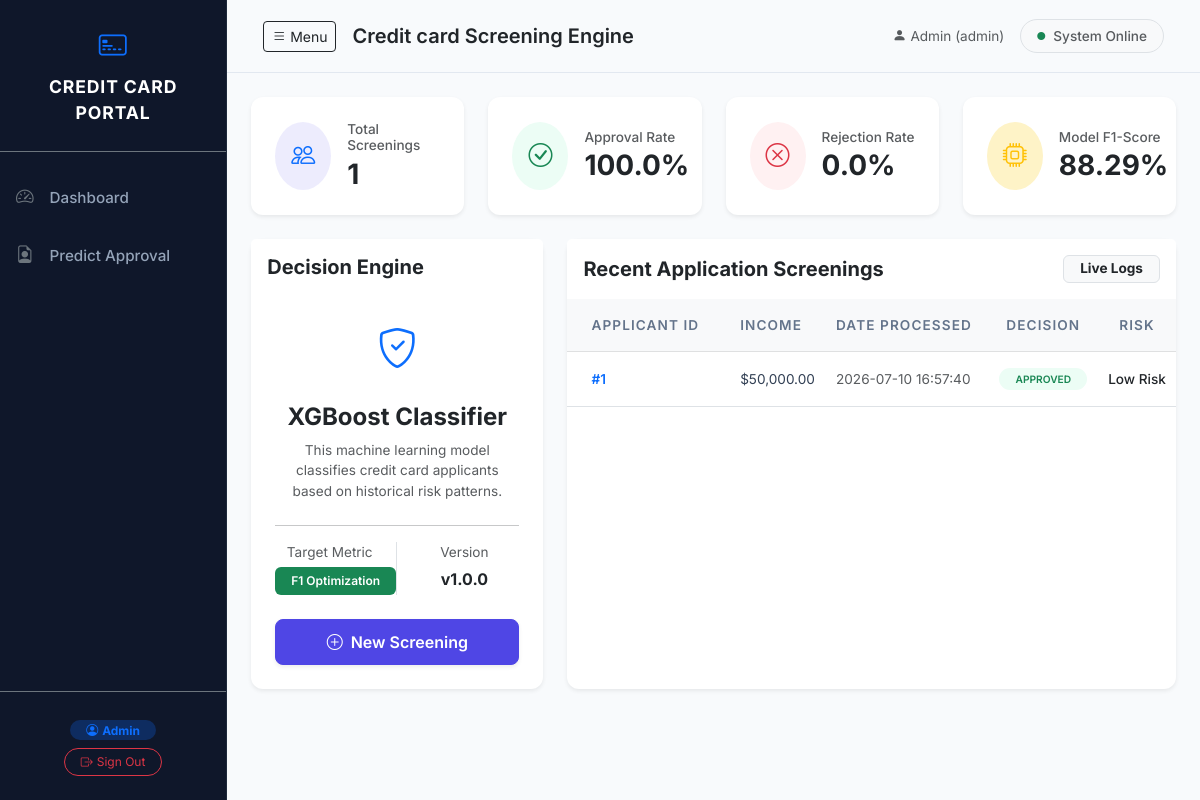
Screenshot of / (signed in) with the database file from the repository.
### app.py (models this page shows, shortened)
class User(UserMixin, db.Model):
    __tablename__ = 'Users'
    UserID   = db.Column(db.Integer, primary_key=True, autoincrement=True)
    Name     = db.Column(db.String(100), nullable=False)
    Email    = db.Column(db.String(150), nullable=False, unique=True)
    Password = db.Column(db.String(255), nullable=False)
    Role     = db.Column(db.String(50), nullable=False, default='analyst')
    applicants = db.relationship('ApplicantDetail', backref='user', lazy=True)

class MLModel(db.Model):
    __tablename__ = 'ML_Model'
    ModelID       = db.Column(db.Integer, primary_key=True, autoincrement=True)
    ModelName     = db.Column(db.String(100), nullable=False)
    AlgorithmType = db.Column(db.String(100), nullable=False)
    Accuracy      = db.Column(db.Float, nullable=False)
    MoreFile      = db.Column(db.String(255), default=None)
    predictions = db.relationship('ApprovalPrediction', backref='model', lazy=True)

class ApprovalPrediction(db.Model):
    __tablename__ = 'Approval_Prediction'
    PredictionID   = db.Column(db.Integer, primary_key=True, autoincrement=True)
    ApplicantID    = db.Column(db.Integer, db.ForeignKey('Applicant_Details.ApplicantID'), nullable=False, unique=True)
    ModelID        = db.Column(db.Integer, db.ForeignKey('ML_Model.ModelID'), nullable=False)
    ApprovalResult = db.Column(db.String(20), nullable=False)
    RiskCategory   = db.Column(db.String(50), nullable=False)
    PredictionDate = db.Column(db.DateTime, nullable=False, default=lambda: datetime.now(timezone.utc))

class ApplicantDetail(db.Model):
    __tablename__ = 'Applicant_Details'
    ApplicantID      = db.Column(db.Integer, primary_key=True, autoincrement=True)
    UserID           = db.Column(db.Integer, db.ForeignKey('Users.UserID'), nullable=False)
    Gender           = db.Column(db.String(10), nullable=False, default='Unknown')
    OwnCar           = db.Column(db.String(5), nullable=False, default='N')
    OwnRealty        = db.Column(db.String(5), nullable=False, default='N')
    ChildrenCount    = db.Column(db.Integer, nullable=False, default=0)
    IncomeTotal      = db.Column(db.Float, nullable=False, default=0.0)
    IncomeType       = db.Column(db.String(50), nullable=False)
    EducationType    = db.Column(db.String(100), nullable=False)
    FamilyStatus     = db.Column(db.String(50), nullable=False)
    HousingType      = db.Column(db.String(50), nullable=False)
    DaysBirth        = db.Column(db.Integer, nullable=False, default=0)
    EmploymentDays   = db.Column(db.Integer, nullable=False)
    WorkPhone        = db.Column(db.Integer, nullable=False, default=0)
    Phone            = db.Column(db.Integer, nullable=False, default=0)
    EmailFlag        = db.Column(db.Integer, nullable=False, default=0)
    OccupationType   = db.Column(db.String(100), nullable=False, default='Unknown')
    FamilyMembersCount = db.Column(db.Float, nullable=False, default=1.0)
    credit_histories = db.relationship('CreditHistory', backref='applicant', lazy=True)
    prediction = db.relationship('ApprovalPrediction', backref='applicant', uselist=False, lazy=True)

### app.py (the view)
@app.route('/')
@login_required
def home():
    try:
        total_applicants = ApplicantDetail.query.count()
        total_predictions = ApprovalPrediction.query.count()
        approved_count = ApprovalPrediction.query.filter_by(ApprovalResult='Approved').count()
        rejected_count = ApprovalPrediction.query.filter_by(ApprovalResult='Rejected').count()
        approval_rate = (approved_count / total_predictions * 100) if total_predictions > 0 else 0.0
        rejection_rate = (rejected_count / total_predictions * 100) if total_predictions > 0 else 0.0
        active_model = MLModel.query.first()
        model_name = active_model.ModelName if active_model else "N/A"
        model_accuracy = active_model.Accuracy if active_model else 0.0
        recent_predictions = (
            db.session.query(ApprovalPrediction, ApplicantDetail)
            .join(ApplicantDetail, ApprovalPrediction.ApplicantID == ApplicantDetail.ApplicantID)
            .order_by(ApprovalPrediction.PredictionDate.desc())
            .limit(5)
            .all()
        )
        stats = {
            "total_applicants": total_applicants,
            "total_predictions": total_predictions,
            "approval_rate": round(approval_rate, 2),
            "rejection_rate": round(rejection_rate, 2),
            "model_name": model_name,
            "model_accuracy": round(model_accuracy * 100, 2),
            "model_f1": round(model_accuracy * 100, 2),
            "recent_predictions": recent_predictions
        }
        return render_template('home.html', stats=stats)
    except Exception as e:
        logger.error(f"Error serving dashboard homepage: {e}")
        return f"Database is initializing or encountered an error. Details: {e}", 500

### templates/home.html (shortened to what this page needs)
{% extends 'base.html' %}
{% block content %}
<div class="row g-4 mb-4">
    <div class="col-12 col-sm-6 col-xl-3">
        <div class="card border-0 shadow-sm card-hover h-100">
            <div class="card-body p-4 d-flex align-items-center">
                <div class="rounded-circle bg-primary-light p-3 me-3 text-primary">
                    <i class="bi bi-people fs-4"></i>
                </div>
                <div>
                    <h6 class="text-muted mb-1 fw-medium fs-7">Total Screenings</h6>
                    <h3 class="mb-0 fw-bold text-dark">{{ stats.total_predictions }}</h3>
                </div>
            </div>
        </div>
    </div>
    <div class="col-12 col-sm-6 col-xl-3">
        <div class="card border-0 shadow-sm card-hover h-100">
            <div class="card-body p-4 d-flex align-items-center">
                <div class="rounded-circle bg-success-light p-3 me-3 text-success">
                    <i class="bi bi-check-circle fs-4"></i>
                </div>
                <div>
                    <h6 class="text-muted mb-1 fw-medium fs-7">Approval Rate</h6>
                    <h3 class="mb-0 fw-bold text-dark">{{ stats.approval_rate }}%</h3>
                </div>
            </div>
        </div>
    </div>
    <div class="col-12 col-sm-6 col-xl-3">
        <div class="card border-0 shadow-sm card-hover h-100">
            <div class="card-body p-4 d-flex align-items-center">
                <div class="rounded-circle bg-danger-light p-3 me-3 text-danger">
                    <i class="bi bi-x-circle fs-4"></i>
                </div>
                <div>
                    <h6 class="text-muted mb-1 fw-medium fs-7">Rejection Rate</h6>
                    <h3 class="mb-0 fw-bold text-dark">{{ stats.rejection_rate }}%</h3>
                </div>
            </div>
        </div>
    </div>
    <div class="col-12 col-sm-6 col-xl-3">
        <div class="card border-0 shadow-sm card-hover h-100">
            <div class="card-body p-4 d-flex align-items-center">
                <div class="rounded-circle bg-warning-light p-3 me-3 text-warning">
                    <i class="bi bi-cpu fs-4"></i>
                </div>
                <div>
                    <h6 class="text-muted mb-1 fw-medium fs-7">Model F1-Score</h6>
                    <h3 class="mb-0 fw-bold text-dark">{{ stats.model_f1 }}%</h3>
                </div>
            </div>
        </div>
    </div>
</div>
<div class="row g-4">
    <div class="col-12 col-lg-4">
        <div class="card border-0 shadow-sm h-100">
            <div class="card-header bg-white border-0 py-3">
                <h5 class="mb-0 fw-bold text-dark">Decision Engine</h5>
            </div>
            <div class="card-body p-4 text-center">
                <div class="mb-4">
                    <i class="bi bi-shield-check text-primary fs-1"></i>
                </div>
                <h4 class="fw-bold text-dark">{{ stats.model_name }}</h4>
                <p class="text-muted mb-4 fs-7">This machine learning model classifies credit card applicants based on historical risk patterns.</p>
                <hr>
                <div class="row text-center mt-3">
                    <div class="col-6 border-end">
                        <span class="d-block text-muted fs-7 mb-1">Target Metric</span>
                        <span class="badge bg-success py-2 px-3 fw-semibold">F1 Optimization</span>
                    </div>
                    <div class="col-6">
                        <span class="d-block text-muted fs-7 mb-1">Version</span>
                        <span class="text-dark fw-bold">v1.0.0</span>
                    </div>
                </div>
                <div class="mt-4">
                    <a href="{{ url_for('predict') }}" class="btn btn-primary w-100 py-2.5 fw-semibold shadow-sm">
                        <i class="bi bi-plus-circle me-2"></i>New Screening
                    </a>
                </div>
            </div>
        </div>
    </div>
    <div class="col-12 col-lg-8">
        <div class="card border-0 shadow-sm h-100">
            <div class="card-header bg-white border-0 py-3 d-flex justify-content-between align-items-center">
                <h5 class="mb-0 fw-bold text-dark">Recent Application Screenings</h5>
                <span class="badge bg-light text-dark border py-1.5 px-3 fs-7">Live Logs</span>
            </div>
            <div class="card-body p-0">
                <div class="table-responsive">
                    <table class="table align-middle mb-0 table-hover">
                        <thead class="table-light fs-7 text-uppercase tracking-wider">
                            <tr>
                                <th class="py-3 px-4">Applicant ID</th>
                                <th class="py-3">Income</th>
                                <th class="py-3">Date Processed</th>
                                <th class="py-3 text-center">Decision</th>
                                <th class="py-3 text-center">Risk</th>
                            </tr>
                        </thead>
                        <tbody class="fs-7">
                            {% if stats.recent_predictions %}
                                {% for pred, app in stats.recent_predictions %}
                                <tr>
                                    <td class="py-3 px-4 fw-semibold text-primary">#{{ app.ApplicantID }}</td>
                                    <td class="py-3">${{ "{:,.2f}".format(app.IncomeTotal) }}</td>
                                    <td class="py-3 text-muted">{{ pred.PredictionDate.strftime('%Y-%m-%d %H:%M:%S') }}</td>
                                    <td class="py-3 text-center">
                                        {% if pred.ApprovalResult == 'Approved' %}
                                            <span class="badge bg-success-light text-success px-3 py-1.5 rounded-pill fw-semibold">APPROVED</span>
                                        {% else %}
                                            <span class="badge bg-danger-light text-danger px-3 py-1.5 rounded-pill fw-semibold">REJECTED</span>
                                        {% endif %}
                                    </td>
                                    <td class="py-3 text-center fw-medium text-dark">{{ pred.RiskCategory }}</td>
                                </tr>
                                {% endfor %}
                            {% endif %}
                        </tbody>
                    </table>
                </div>
            </div>
        </div>
    </div>
</div>
{% endblock %}

### templates/base.html (shortened to what this page needs)
<!DOCTYPE html>
<html lang="en">
<head>
    <link href="https://cdn.jsdelivr.net/npm/bootstrap@5.3.0/dist/css/bootstrap.min.css" rel="stylesheet">
    <link rel="stylesheet" href="https://cdn.jsdelivr.net/npm/bootstrap-icons@1.10.0/font/bootstrap-icons.css">
    <link rel="stylesheet" href="{{ url_for('static', filename='css/style.css') }}">
</head>
<body>
    <div class="d-flex" id="wrapper">
        <div class="bg-dark text-white border-end" id="sidebar-wrapper">
            <div class="sidebar-heading text-center py-4 border-bottom border-secondary">
                <i class="bi bi-credit-card-2-front fs-3 text-primary d-block mb-2"></i>
                <span class="fw-bold tracking-wide">CREDIT CARD PORTAL</span>
            </div>
            <div class="list-group list-group-flush my-3">
                <a href="{{ url_for('home') }}" class="list-group-item list-group-item-action bg-dark text-white py-3 border-0">
                    <i class="bi bi-speedometer2 me-3 text-secondary"></i>Dashboard
                </a>
                <a href="{{ url_for('predict') }}" class="list-group-item list-group-item-action bg-dark text-white py-3 border-0">
                    <i class="bi bi-file-earmark-person me-3 text-secondary"></i>Predict Approval
                </a>
            </div>
            <div class="sidebar-footer text-center py-4 border-top border-secondary mt-auto">
                {% if current_user.is_authenticated %}
                    <div class="mb-2">
                        <span class="badge bg-primary bg-opacity-25 text-primary px-3 py-1 rounded-pill fs-8">
                            <i class="bi bi-person-circle me-1"></i>{{ current_user.Name }}
                        </span>
                    </div>
                    <a href="{{ url_for('logout') }}" class="btn btn-outline-danger btn-sm px-3 py-1 rounded-pill fs-8">
                        <i class="bi bi-box-arrow-right me-1"></i>Sign Out
                    </a>
                {% else %}
                    <a href="{{ url_for('login') }}" class="btn btn-outline-primary btn-sm px-3 py-1 rounded-pill fs-8">
                        <i class="bi bi-box-arrow-in-right me-1"></i>Sign In
                    </a>
                {% endif %}
            </div>
        </div>
        <div id="page-content-wrapper" class="w-100 bg-light-gray">
            <nav class="navbar navbar-expand-lg navbar-light navbar-custom py-3 px-4">
                <div class="container-fluid">
                    <button class="btn btn-outline-dark btn-sm" id="menu-toggle">
                        <i class="bi bi-list"></i> Menu
                    </button>
                    <span class="navbar-brand ms-3 fw-semibold text-dark">Credit card Screening Engine</span>
                    <div class="ms-auto d-flex align-items-center gap-3">
                        {% if current_user.is_authenticated %}
                            <span class="text-muted fs-7 d-none d-md-inline">
                                <i class="bi bi-person-fill me-1"></i>{{ current_user.Name }} ({{ current_user.Role }})
                            </span>
                        {% endif %}
                        <div class="d-flex align-items-center text-muted fs-7 border rounded-pill px-3 py-1.5 bg-light">
                            <i class="bi bi-circle-fill text-success small me-2" style="font-size: 0.5rem;"></i>
                            <span class="fw-medium">System Online</span>
                        </div>
                    </div>
                </div>
            </nav>
            <div class="container-fluid py-4 px-4">
                {% block content %}{% endblock %}
            </div>
        </div>
    </div>
</body>
</html>

### rows the page displays
User: Name "Admin", Role "admin"
MLModel: model_name "XGBoost Classifier"
ApprovalPrediction: ApplicantID "1", PredictionDate "2026-07-10 16:57:40", ApprovalResult "APPROVED", RiskCategory "Low Risk"
ApplicantDetail: IncomeTotal "50,000.00"

### other values shown
{{ stats.total_predictions }} "1"
{{ stats.approval_rate }} "100.0"
{{ stats.rejection_rate }} "0.0"
{{ stats.model_f1 }} "88.29"
